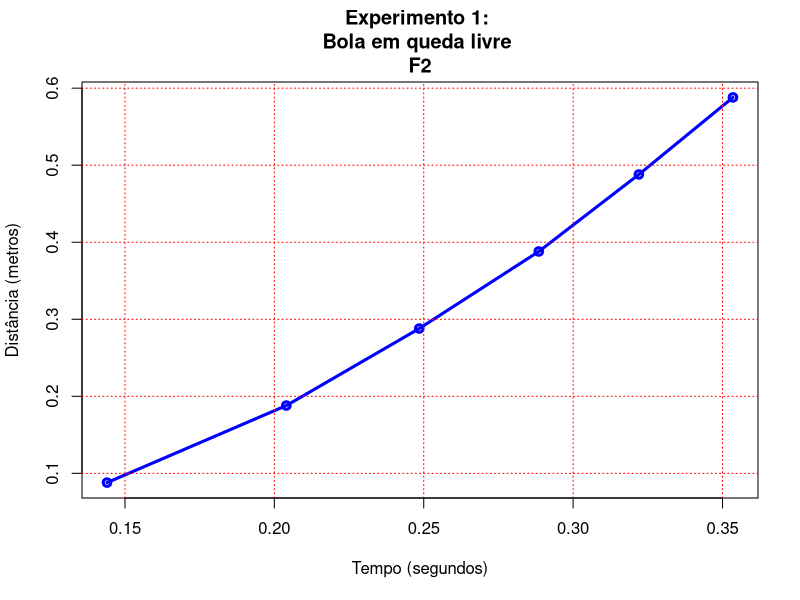

Here is the R script that generated this plot:
# Criando Vetor de Tempo e Distância
tempo <- c(0.144,0.204,0.2485,0.2885,0.322,0.3535)
distancia <- c(0.088,0.188,0.288,0.388,0.488,0.588)

# Criando uma imagem em png
png(file = "bola_em_queda_livre-F2.png")

View(tempo)

# Criando o Gráfico
# tempo é o eixo X
# distancia é o eixo Y
# type "o" é o grafico contendo todos os pontos
# main é o título do grafico, irá aparecer no centro, na parte superior
# lwd é a espessura da linha do grafico
# xlab é o título do eixo X
# ylab é o título do eixo Y
plot(tempo, distancia, type="o", col="blue", 
	main="Experimento 1: \nBola em queda livre \nF2",
	lwd=3,
	xlab="Tempo (segundos)",
	ylab="Distância (metros)")

# grid cria quadrantes no gráfico, essas linhas da divisoria, terão a cor vermelha
grid(col="red")

# Salvando no png tudo que foi printado no gráfico
dev.off()